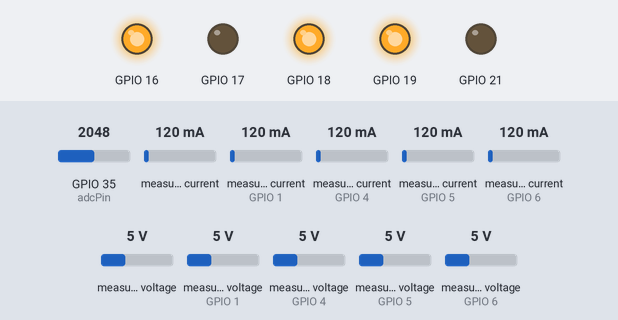
Simulated run of this sketch. Board: ESP32. Shown: output pins drawn as LEDs (lit = HIGH). Inputs (shaded band) come from the test bench; at power-on: GPIO 35 (adcPin) = 2048, measured current 120 mA, measured current (sensors on GPIO 1, GPIO 4, GPIO 5, GPIO 6) 120 mA, measured voltage 5 V, measured voltage (sensors on GPIO 1, GPIO 4, GPIO 5, GPIO 6) 5 V (analog values on the 0–4095 scale). EEPROM starts erased; what the sketch prints to the serial monitor is not drawn.

Above: at 0.1 s.
Timing chart, 0 to 1.6 s (numbered marks = the images above):
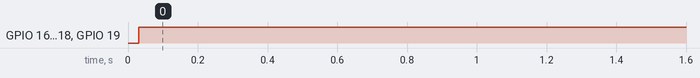

Measured:
- by itself, GPIO 16, GPIO 18, GPIO 19: LOW → HIGH at 0.03 s

The sketch:

main.ino
```cpp
#include "EnergyManagementSystem.h"
EnergyManagementSystem ems;
void setup(){ Serial.println("Solar ESP32 Energy Management System"); ems.begin(); }
void loop(){ ems.loop(); }
```

AStarPlanner.cpp
```cpp
#include "AStarPlanner.h"
struct Node{uint8_t idx; uint8_t mask; float load,g,h,f;};
float AStarPlanner::cost(const Appliance& a,bool on,const SolarData& s,const BatteryData& b) const{ if(!on) return a.mandatory?1000:(a.priority+a.userPreference+a.importance)*0.2f; float batt=std::max(0.0f,a.power()-s.power); return batt*0.02f - a.userPreference*2 - a.priority*0.1f - a.importance*2 + a.startupSurge()*0.005f + (b.soc<25?50:0); }
uint8_t AStarPlanner::plan(Appliance* loads,uint8_t count,const SolarData& s,const BatteryData& b,PlannerDecision* out,uint8_t maxOut){ Node open[64]; uint8_t openCount=1; open[0]={0,0,0,0,0,0}; Node best=open[0]; ConstraintGuard guard; while(openCount){ uint8_t bi=0; for(uint8_t i=1;i<openCount;i++) if(open[i].f<open[bi].f) bi=i; Node n=open[bi]; open[bi]=open[--openCount]; if(n.idx>=count){ best=n; break; } for(uint8_t choice=0;choice<2;choice++){ Node c=n; Appliance& a=loads[n.idx]; c.idx++; if(choice){ if(!guard.canRun(a,s,b,n.load)) continue; c.mask|=(1<<n.idx); c.load+=a.startupSurge(); } c.g+=cost(a,choice,s,b); c.h=0; for(uint8_t j=c.idx;j<count;j++) c.h+=std::min(0.0f,cost(loads[j],true,s,b)); c.f=c.g+c.h; if(openCount<64) open[openCount++]=c; }} uint8_t written=0; for(uint8_t i=0;i<count && written<maxOut;i++){ out[written].applianceId=loads[i].id(); out[written].enabled=(best.mask&(1<<i)); snprintf(out[written].explanation,MAX_TEXT,"%s %s because solar usage, battery reserve, priority, preference, usefulness and surge constraints were evaluated by A*.",loads[i].name(),out[written].enabled?"enabled":"rejected"); written++; } return written; }
```

AStarPlanner.h
```cpp
#pragma once
#include "SystemTypes.h"
#include "Appliance.h"
#include "ConstraintGuard.h"
class AStarPlanner { public: uint8_t plan(Appliance* loads,uint8_t count,const SolarData& s,const BatteryData& b,PlannerDecision* out,uint8_t maxOut); private: float cost(const Appliance& a,bool on,const SolarData& s,const BatteryData& b) const; };
```

ApiServer.cpp
```cpp
#include "ApiServer.h"
void ApiServer::begin(){ /* ESP32 WebServer routes: GET /api/system /api/loads /api/solar /api/battery /api/recommendations, POST /api/load/{id}, /api/preferences */ }
void ApiServer::loop(){}
```

ApiServer.h
```cpp
#pragma once
class EnergyManagementSystem;
class ApiServer{ public: explicit ApiServer(EnergyManagementSystem& ems):ems_(ems){} void begin(); void loop(); private: EnergyManagementSystem& ems_; };
```

Appliance.cpp
```cpp
#include "Appliance.h"
Appliance::Appliance(uint8_t id,const char* n,uint8_t r,uint8_t addr,float surge,uint8_t pri,float pref,float imp,bool mand):priority(pri),userPreference(pref),importance(imp),mandatory(mand),sensor(addr),id_(id),relayPin_(r),name_(n),startupSurgeW_(surge){}
void Appliance::begin(){ pinMode(relayPin_,OUTPUT); setRelay(false); sensor.begin(); }
void Appliance::setRelay(bool on){ on_=on; digitalWrite(relayPin_, on?HIGH:LOW); }
void Appliance::update(float dtHours){ voltage_=sensor.readBusVoltage(); current_=sensor.readCurrent(); power_=sensor.readPower(); if(on_){ energyConsumedWh_+=power_*dtHours; runtime+=static_cast<uint32_t>(dtHours*3600.0f); } }
```

Appliance.h
```cpp
#pragma once
#include "INA219Sensor.h"
class Appliance {
public:
    Appliance(uint8_t id,const char* name,uint8_t relayPin,uint8_t ina219Address,float surgeW,uint8_t priority,float pref,float importance,bool mandatory=false);
    void begin(); void update(float dtHours); void setRelay(bool on); bool isOn() const { return on_; }
    float voltage() const { return voltage_; } float current() const { return current_; } float power() const { return power_; } float energyConsumed() const { return energyConsumedWh_; }
    float startupSurge() const { return startupSurgeW_; } uint8_t id() const { return id_; } const char* name() const { return name_; }
    uint8_t priority; float userPreference; float importance; bool mandatory; bool locked=false; uint32_t runtime=0; float estimatedRemainingRuntime=0;
    INA219Sensor sensor;
private:
    uint8_t id_, relayPin_; const char* name_; bool on_=false; float voltage_=0,current_=0,power_=0,energyConsumedWh_=0,startupSurgeW_;
};
```

ArduinoStubs.h
```cpp
#pragma once
#ifndef ARDUINO
#include <cstdint>
#include <cstdio>
#include <cstring>
#include <cmath>
#include <string>
using String = std::string;
#define HIGH 0x1
#define LOW 0x0
#define OUTPUT 0x1
#define INPUT 0x0
inline void pinMode(uint8_t, uint8_t) {}
inline void digitalWrite(uint8_t, uint8_t) {}
inline int analogRead(uint8_t) { return 0; }
inline void analogReadResolution(uint8_t) {}
inline unsigned long millis() { static unsigned long t=0; return t+=1000; }
class TwoWire {};
static TwoWire Wire;
class Print { public: template<typename T> void println(const T&){} template<typename T> void print(const T&){} };
static Print Serial;
#else
#include <Arduino.h>
#include <Wire.h>
#endif
```

BatteryManager.cpp
```cpp
#include "BatteryManager.h"
BatteryManager::BatteryManager(float c,float r,float crit):capacityWh_(c),reservePct_(r),criticalPct_(crit){}
void BatteryManager::begin(){ sensor_.begin(); }
void BatteryManager::update(float loadW){ data_.voltage=sensor_.readBusVoltage(); data_.current=sensor_.readCurrent(); data_.remainingWh=capacityWh_*(data_.soc/100.0f); if(data_.soc<=0) { data_.soc=65; data_.remainingWh=capacityWh_*0.65f; } data_.reserveWh=capacityWh_*(reservePct_/100.0f); data_.allowableDischargeW=data_.soc<=reservePct_?0:300.0f*(data_.soh/100.0f); data_.maxChargeW=250; data_.lowAlarm=data_.soc<25; data_.criticalAlarm=data_.soc<criticalPct_; data_.runtimeHours=loadW>1?data_.remainingWh/loadW:99; }
bool BatteryManager::canSupply(float watts) const { return watts<=data_.allowableDischargeW && data_.remainingWh>data_.reserveWh; }
```

BatteryManager.h
```cpp
#pragma once
#include "INA219Sensor.h"
#include "SystemTypes.h"
class BatteryManager { public: BatteryManager(float capacityWh=1200,float reservePct=25,float criticalPct=15); void begin(); void update(float loadW); const BatteryData& data() const {return data_;} bool canSupply(float watts) const; private: INA219Sensor sensor_{0x45}; BatteryData data_; float capacityWh_,reservePct_,criticalPct_; };
```

ConstraintGuard.cpp
```cpp
#include "ConstraintGuard.h"
float ConstraintGuard::availablePower(const SolarData& s,const BatteryData& b) const { return s.power + b.allowableDischargeW; }
bool ConstraintGuard::canRun(const Appliance& a,const SolarData& s,const BatteryData& b,float existingLoad) const { float need=existingLoad+a.startupSurge(); return need<=availablePower(s,b) && (s.power>=need || b.remainingWh>b.reserveWh); }
```

ConstraintGuard.h
```cpp
#pragma once
#include "SystemTypes.h"
#include "Appliance.h"
class ConstraintGuard { public: float availablePower(const SolarData& s,const BatteryData& b) const; bool canRun(const Appliance& a,const SolarData& s,const BatteryData& b,float existingLoad) const; };
```

DemandTracker.cpp
```cpp
#include "DemandTracker.h"
float DemandTracker::currentUsage(Appliance* loads,uint8_t count) const { float total=0; for(uint8_t i=0;i<count;i++) if(loads[i].isOn()) total+=loads[i].power(); return total; }
```

DemandTracker.h
```cpp
#pragma once
#include "Appliance.h"
class DemandTracker { public: float currentUsage(Appliance* loads,uint8_t count) const; };
```

EnergyManagementSystem.cpp
```cpp
#include "EnergyManagementSystem.h"
#include "ApiServer.h"
static ApiServer* makeApi(EnergyManagementSystem& e){ static ApiServer api(e); return &api; }
EnergyManagementSystem::EnergyManagementSystem():api_(nullptr),loads_{ Appliance(1,"Fridge",16,0x40,150,100,9.5,9.8,true), Appliance(2,"Pump",17,0x41,240,90,8.5,9.0,false), Appliance(3,"Lights",18,0x44,30,60,7.0,7.0,false), Appliance(4,"Router",19,0x45,18,80,9.0,8.0,false), Appliance(5,"Workshop",21,0x46,400,30,4.0,5.0,false)},loadCount_(5){}
void EnergyManagementSystem::begin(){ solarVoltage_.begin(); battery_.begin(); preferences_.begin(); for(uint8_t i=0;i<loadCount_;i++)loads_[i].begin(); preferences_.load(loads_, loadCount_); api_=makeApi(*this); api_->begin(); ws_.begin(); }
void EnergyManagementSystem::loop(){ unsigned long now=millis(); float dt=(lastMs_==0)?0.0f:(now-lastMs_)/3600000.0f; lastMs_=now; solar_.voltage=solarVoltage_.filteredVoltage(); solar_.current=0; solar_.power=solar_.voltage*solar_.current; float load=demand_.currentUsage(loads_,loadCount_); battery_.update(load); for(uint8_t i=0;i<loadCount_;i++)loads_[i].update(dt); PlannerDecision decisions[MAX_APPLIANCES]; uint8_t dc=planner_.plan(loads_,loadCount_,solar_,battery_.data(),decisions,MAX_APPLIANCES); for(uint8_t i=0;i<dc;i++){ for(uint8_t j=0;j<loadCount_;j++) if(loads_[j].id()==decisions[i].applianceId && !loads_[j].locked) loads_[j].setRelay(decisions[i].enabled); ws_.broadcastDecision(decisions[i]); } Recommendation recs[MAX_RECOMMENDATIONS]; uint8_t rc=recommender_.generate(solar_,battery_.data(),load,recs,MAX_RECOMMENDATIONS); for(uint8_t i=0;i<rc;i++)ws_.broadcastRecommendation(recs[i]); ws_.broadcastSensorUpdate(solar_,battery_.data()); preferences_.save(loads_, loadCount_); if(api_)api_->loop(); ws_.loop(); }
```

EnergyManagementSystem.h
```cpp
#pragma once
#include "SolarVoltageSensor.h"
#include "BatteryManager.h"
#include "DemandTracker.h"
#include "AStarPlanner.h"
#include "RecommendationEngine.h"
#include "WebSocketServer.h"
#include "PreferenceStore.h"
class ApiServer;
class EnergyManagementSystem{ public: EnergyManagementSystem(); void begin(); void loop(); SolarData solar() const{return solar_;} const BatteryData& battery() const{return battery_.data();} Appliance* loads(){return loads_;} uint8_t loadCount() const{return loadCount_;} private: SolarVoltageSensor solarVoltage_; BatteryManager battery_; DemandTracker demand_; AStarPlanner planner_; RecommendationEngine recommender_; PreferenceStore preferences_; WebSocketServer ws_; ApiServer* api_; SolarData solar_; Appliance loads_[5]; uint8_t loadCount_; unsigned long lastMs_=0; };
```

INA219Sensor.cpp
```cpp
#include "INA219Sensor.h"
bool INA219Sensor::begin(TwoWire& wire) {
#ifdef ARDUINO
    if (!ina219_.begin(&wire)) return false;
    ina219_.setCalibration_32V_2A();
#endif
    return true;
}
float INA219Sensor::readBusVoltage() {
#ifdef ARDUINO
    return ina219_.getBusVoltage_V();
#else
    return 0.0f;
#endif
}
float INA219Sensor::readCurrent() {
#ifdef ARDUINO
    return ina219_.getCurrent_mA() / 1000.0f;
#else
    return 0.0f;
#endif
}
float INA219Sensor::readPower() {
#ifdef ARDUINO
    return ina219_.getPower_mW() / 1000.0f;
#else
    return readBusVoltage() * readCurrent();
#endif
}
```

INA219Sensor.h
```cpp
#pragma once
#include "ArduinoStubs.h"
#ifdef ARDUINO
#include <Adafruit_INA219.h>
#endif
class INA219Sensor {
public:
    explicit INA219Sensor(uint8_t address=0x40): address_(address)
#ifdef ARDUINO
    , ina219_(address)
#endif
    {}
    bool begin(TwoWire& wire=Wire);
    float readBusVoltage();
    float readCurrent();
    float readPower();
    uint8_t address() const { return address_; }
private:
    uint8_t address_;
#ifdef ARDUINO
    Adafruit_INA219 ina219_;
#endif
};
```

PreferenceStore.cpp
```cpp
#include "PreferenceStore.h"
#ifdef ARDUINO
#include <Preferences.h>
static Preferences prefs;
#endif
void PreferenceStore::begin(){
#ifdef ARDUINO
    prefs.begin("ems-pref", false);
#endif
}
void PreferenceStore::load(Appliance* loads,uint8_t count){
#ifdef ARDUINO
    for(uint8_t i=0;i<count;i++){ char key[8]; snprintf(key,sizeof(key),"p%u",loads[i].id()); loads[i].userPreference=prefs.getFloat(key,loads[i].userPreference); }
#else
    (void)loads; (void)count;
#endif
}
void PreferenceStore::save(const Appliance* loads,uint8_t count){
#ifdef ARDUINO
    for(uint8_t i=0;i<count;i++){ char key[8]; snprintf(key,sizeof(key),"p%u",loads[i].id()); prefs.putFloat(key,loads[i].userPreference); }
#else
    (void)loads; (void)count;
#endif
}
```

PreferenceStore.h
```cpp
#pragma once
#include "Appliance.h"
class PreferenceStore{ public: void begin(); void load(Appliance* loads,uint8_t count); void save(const Appliance* loads,uint8_t count); };
```

RecommendationEngine.cpp
```cpp
#include "RecommendationEngine.h"
uint8_t RecommendationEngine::generate(const SolarData& s,const BatteryData& b,float load,Recommendation* out,uint8_t maxOut){ uint8_t n=0; auto add=[&](const char*t){ if(n<maxOut){snprintf(out[n].text,MAX_TEXT,"%s",t); n++;}}; if(s.power>load+100)add("Good solar production detected. Consider running high-energy appliances such as washing machines or pumps now instead of later."); if(b.soc<25)add("Battery is approaching reserve capacity. Delay non-essential appliances to avoid deep discharge."); if(b.soc>90&&s.power>load)add("Excess solar energy is available. This is an ideal time to operate optional loads."); if(load>0)add("Today's solar generation is prioritized for household demand. Estimated battery autonomy is based on current consumption rate."); return n; }
```

RecommendationEngine.h
```cpp
#pragma once
#include "SystemTypes.h"
class RecommendationEngine{ public: uint8_t generate(const SolarData& s,const BatteryData& b,float load,Recommendation* out,uint8_t maxOut); };
```

SolarVoltageSensor.cpp
```cpp
#include "SolarVoltageSensor.h"
SolarVoltageSensor::SolarVoltageSensor(uint8_t p,float r1,float r2,float ref,uint16_t res,float cal):adcPin_(p),r1_(r1),r2_(r2),referenceVoltage_(ref),calibrationFactor_(cal),adcResolution_(res){}
void SolarVoltageSensor::begin(){ analogReadResolution(12); pinMode(adcPin_, INPUT); }
float SolarVoltageSensor::rawADC(){ return static_cast<float>(analogRead(adcPin_)); }
float SolarVoltageSensor::readVoltage(){ const float adc=rawADC(); const float adcVoltage=(adc/referenceVoltage_>1000?0:adc)*(referenceVoltage_/adcResolution_); const float panel=adcVoltage*((r1_+r2_)/r2_)*calibrationFactor_; samples_[index_]=panel; index_=(index_+1)%10; if(count_<10) count_++; return panel; }
float SolarVoltageSensor::filteredVoltage(){ readVoltage(); float s=0; for(uint8_t i=0;i<count_;++i)s+=samples_[i]; return count_?s/count_:0; }
```

SolarVoltageSensor.h
```cpp
#pragma once
#include "ArduinoStubs.h"
class SolarVoltageSensor {
public:
    SolarVoltageSensor(uint8_t adcPin=35, float r1=100000.0f, float r2=10000.0f, float referenceVoltage=3.3f, uint16_t adcResolution=4095, float calibrationFactor=1.0f);
    void begin();
    float readVoltage();
    float rawADC();
    float filteredVoltage();
private:
    uint8_t adcPin_;
    float r1_, r2_, referenceVoltage_, calibrationFactor_, samples_[10]{};
    uint16_t adcResolution_;
    uint8_t index_=0, count_=0;
};
```

SystemTypes.h
```cpp
#pragma once
#include "ArduinoStubs.h"

constexpr uint8_t MAX_APPLIANCES = 8;
constexpr uint8_t MAX_RECOMMENDATIONS = 8;
constexpr uint8_t MAX_TEXT = 160;

struct SolarData { float voltage=0, current=0, power=0, energyTodayWh=0; };
struct BatteryData { float voltage=0, current=0, soc=0, soh=100, remainingWh=0, reserveWh=0, allowableDischargeW=0, maxChargeW=0, runtimeHours=0; bool lowAlarm=false, criticalAlarm=false; };
struct PlannerDecision { uint8_t applianceId=0; bool enabled=false; char explanation[MAX_TEXT]{}; };
struct Recommendation { char text[MAX_TEXT]{}; };
```

WebSocketServer.cpp
```cpp
#include "WebSocketServer.h"
void WebSocketServer::begin(){} void WebSocketServer::loop(){} void WebSocketServer::broadcastSensorUpdate(const SolarData&,const BatteryData&){} void WebSocketServer::broadcastDecision(const PlannerDecision&){} void WebSocketServer::broadcastRecommendation(const Recommendation&){}
```

WebSocketServer.h
```cpp
#pragma once
#include "SystemTypes.h"
class WebSocketServer{ public: void begin(); void loop(); void broadcastSensorUpdate(const SolarData&,const BatteryData&); void broadcastDecision(const PlannerDecision&); void broadcastRecommendation(const Recommendation&); };
```

main.cpp
```cpp
// Arduino Framework entry point is main.ino. This file is intentionally empty for ESP32 builds.
```
